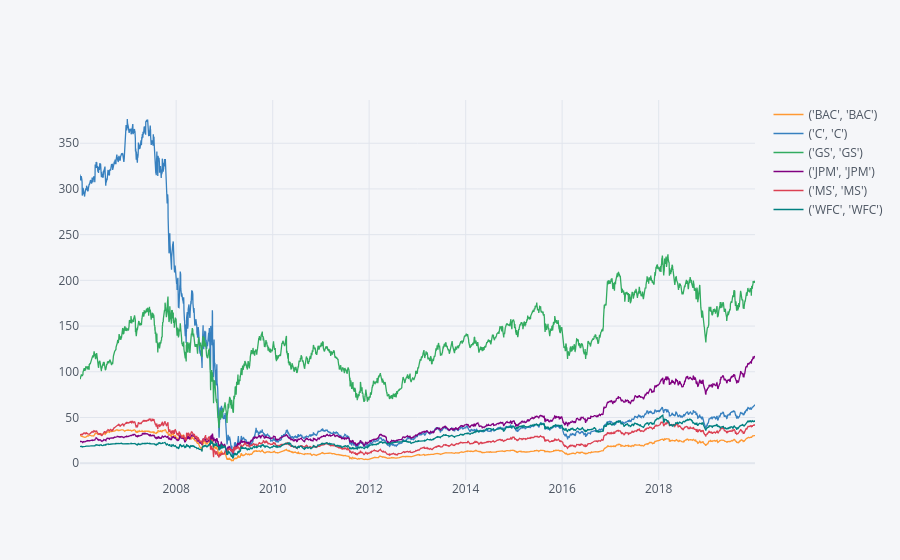

Notebook cell for this chart:
### Code cell
bank_stocks.xs(key='Close',axis=1,level='Price').iplot()

### Figure 1 — Plotly figure (JSON) as saved in the notebook; plotly's stock layout.template omitted (floating-point values rounded to 4 significant figures; data arrays with more than 128 entries replaced by an {"elided": "..."} marker saying what was removed)
{"data": [{"line": {"color": "rgba(255, 153, 51, 1.0)", "dash": "solid", "shape": "linear", "width": 1.3}, "mode": "lines", "name": "('BAC', 'BAC')", "text": "", "type": "scatter", "x": {"elided": "3523 str values"}, "y": {"elided": "3523 float values"}}, {"line": {"color": "rgba(55, 128, 191, 1.0)", "dash": "solid", "shape": "linear", "width": 1.3}, "mode": "lines", "name": "('C', 'C')", "text": "", "type": "scatter", "x": {"elided": "3523 str values"}, "y": {"elided": "3523 float values"}}, {"line": {"color": "rgba(50, 171, 96, 1.0)", "dash": "solid", "shape": "linear", "width": 1.3}, "mode": "lines", "name": "('GS', 'GS')", "text": "", "type": "scatter", "x": {"elided": "3523 str values"}, "y": {"elided": "3523 float values"}}, {"line": {"color": "rgba(128, 0, 128, 1.0)", "dash": "solid", "shape": "linear", "width": 1.3}, "mode": "lines", "name": "('JPM', 'JPM')", "text": "", "type": "scatter", "x": {"elided": "3523 str values"}, "y": {"elided": "3523 float values"}}, {"line": {"color": "rgba(219, 64, 82, 1.0)", "dash": "solid", "shape": "linear", "width": 1.3}, "mode": "lines", "name": "('MS', 'MS')", "text": "", "type": "scatter", "x": {"elided": "3523 str values"}, "y": {"elided": "3523 float values"}}, {"line": {"color": "rgba(0, 128, 128, 1.0)", "dash": "solid", "shape": "linear", "width": 1.3}, "mode": "lines", "name": "('WFC', 'WFC')", "text": "", "type": "scatter", "x": {"elided": "3523 str values"}, "y": {"elided": "3523 float values"}}], "layout": {"legend": {"bgcolor": "#F5F6F9", "font": {"color": "#4D5663"}}, "paper_bgcolor": "#F5F6F9", "plot_bgcolor": "#F5F6F9", "title": {"font": {"color": "#4D5663"}}, "xaxis": {"gridcolor": "#E1E5ED", "showgrid": true, "tickfont": {"color": "#4D5663"}, "title": {"font": {"color": "#4D5663"}, "text": ""}, "zerolinecolor": "#E1E5ED"}, "yaxis": {"gridcolor": "#E1E5ED", "showgrid": true, "tickfont": {"color": "#4D5663"}, "title": {"font": {"color": "#4D5663"}, "text": ""}, "zerolinecolor": "#E1E5ED"}}}
